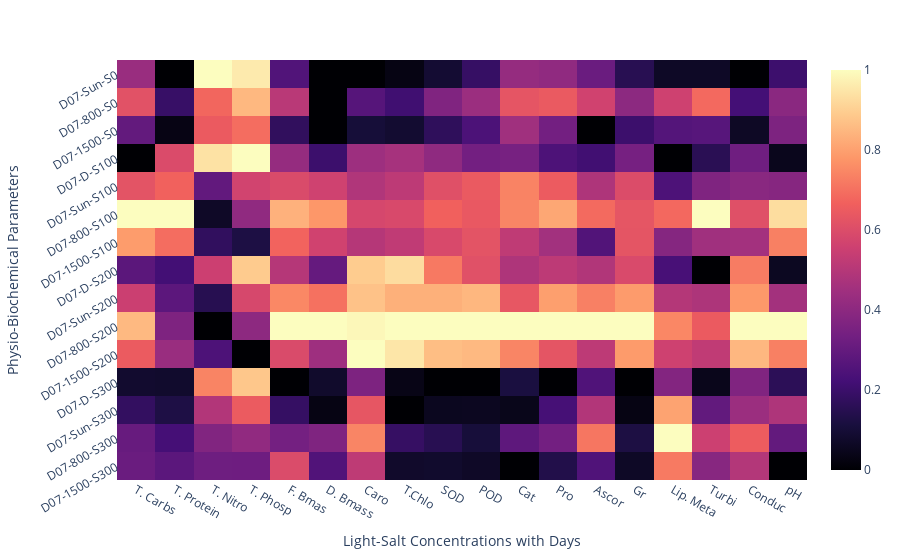

Notebook code cell kept with this figure:
### Code cell
# Load the CSV file into a pandas DataFrame
data = pd.read_csv("./Heatmap.csv")

# Set the variables as the y-axis and the first column as the x-axis
y = data.columns[2:17]
x = data.iloc[:, 0]

# Convert DataFrame to matrix and transpose it
data_matrix = data.iloc[:, 2:17].values.T

# Normalize the data_matrix
scaler = MinMaxScaler()
data_matrix_normalized = scaler.fit_transform(data_matrix)

# Create the heatmap using plotly.express
fig = px.imshow(data_matrix_normalized, y=y, x=x, labels={'y':'Physio-Biochemical Parameters', 'x':'Light-Salt Concentrations with Days'}, color_continuous_scale='magma', aspect='auto')

# Rotate the tick labels on the y-axis
fig.update_yaxes(tickangle=-30)

# Show the heatmap
fig.show()

# Save the heatmap as PNG
# pio.write_image(fig, "heatmap.png", format="png", scale=1, width=400, height=800)

### Figure 1 — Plotly figure (JSON) as saved in the notebook; plotly's stock layout.template omitted (floating-point values rounded to 4 significant figures; data arrays with more than 128 entries replaced by an {"elided": "..."} marker saying what was removed)
{"data": [{"coloraxis": "coloraxis", "hovertemplate": "Light-Salt Concentrations with Days: %{x}<br>Physio-Biochemical Parameters: %{y}<br>color: %{z}<extra></extra>", "name": "0", "type": "heatmap", "x": ["T. Carbs", "T. Protein", "T. Nitro", "T. Phosp", "F. Bmas", "D. Bmass", "Caro", "T.Chlo", "SOD", "POD", "Cat", "Pro", "Ascor", "Gr", "Lip. Meta", "Turbi", "Conduc", "pH"], "xaxis": "x", "y": ["D07-Sun-S0", "D07-800-S0", "D07-1500-S0", "D07-D-S100", "D07-Sun-S100", "D07-800-S100", "D07-1500-S100", "D07-D-S200", "D07-Sun-S200", "D07-800-S200", "D07-1500-S200", "D07-D-S300", "D07-Sun-S300", "D07-800-S300", "D07-1500-S300"], "yaxis": "y", "z": {"elided": "15x18 float values"}}], "layout": {"autosize": true, "coloraxis": {"colorscale": [[0, "#000004"], [0.1111, "#180f3d"], [0.2222, "#440f76"], [0.3333, "#721f81"], [0.4444, "#9e2f7f"], [0.5556, "#cd4071"], [0.6667, "#f1605d"], [0.7778, "#fd9668"], [0.8889, "#feca8d"], [1, "#fcfdbf"]]}, "margin": {"t": 60}, "xaxis": {"anchor": "y", "autorange": true, "domain": [0, 1], "range": [-0.5, 17.5], "title": {"text": "Light-Salt Concentrations with Days"}, "type": "category"}, "yaxis": {"anchor": "x", "autorange": true, "domain": [0, 1], "range": [14.5, -0.5], "tickangle": -30, "title": {"text": "Physio-Biochemical Parameters"}, "type": "category"}}}
